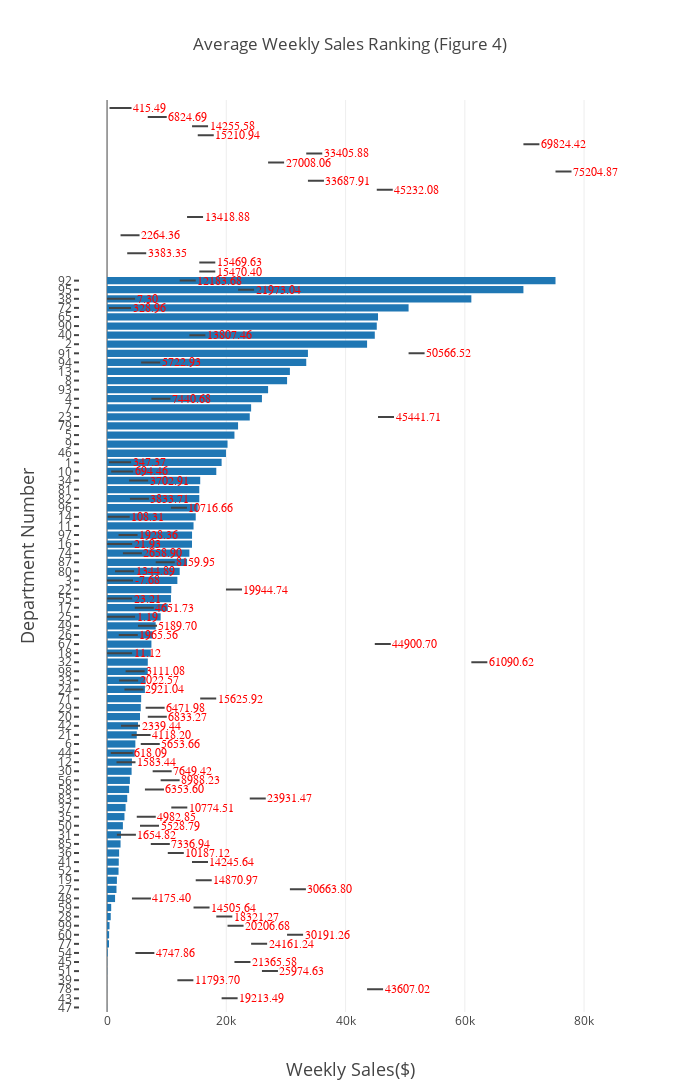

Notebook source saved alongside this figure:
### Markdown cell above
### BarPlot - Sales vs Department

The figure 4 below shows the ranking of Department in terms of Weekly Sales. The highest weekly sales which is about $75000 is generated by Dept 92; The lowest weekly which is -#7.68 is generated by store 47. This plot could demonstrate the sales deficiency between stores.

### Code cell
sales_dept = []
dept_lst=[]
lst=[]
for dept in list(set(train.Dept)):
    lst.append(tuple((dept,round(train.Weekly_Sales[train.Dept == dept].sum()/len(train.Weekly_Sales[train.Dept == dept]),2))))

df = pd.DataFrame(lst).sort_values(by=[1], ascending=True)
dept_lst = list(df.iloc[:,0])
sales_dept = list(df.iloc[:,1])
    
trace3 = []
trace3 = go.Bar(
    x = list(df.iloc[:,1]),
    y = list(map(str,list(df.iloc[:,0]))),
    orientation="h"
    #name = "Working day"
)

data = [trace3]
layout = go.Layout(
    #barmode='group',
    width=700,
    height=1200, 
    #showlegend=True
    title = 'Average Weekly Sales Ranking (Figure 4)',
    yaxis =dict(title = "Department Number", 
                #exponentformat='e',
                #showexponent='all',
                titlefont=dict(size=18),
                tick0=5,
                ticks="outside", 
                dtick=1, 
                tickwidth=2, 
                showgrid=False,
                type='category'),
    xaxis = dict(title="Weekly Sales($)",
                 titlefont=dict(size=18),
                 zeroline=True, 
                 #range=[2,5], 
                 showgrid=True)
)

annotations=[]
for i in range(len(dept_lst)):
    annotations.append(dict(x=sales_dept[i], 
                            y=dept_lst[i],
                            text="%0.2f"%(sales_dept[i]),
                            font=dict(family='Arial', 
                                      size=12,
                                      color='red'),
                            showarrow=True,
                            align = "center",
                            ax=40,
                            ay=0,
                            arrowhead=0))
    layout['annotations'] = annotations


fig = go.Figure(data=data, layout=layout)
iplot(fig, show_link=True)

### Figure 1 — Plotly figure (JSON) as saved in the notebook; plotly's stock layout.template omitted (floating-point values rounded to 4 significant figures)
{"data": [{"orientation": "h", "type": "bar", "uid": "a9f35de4-d83f-11e8-8f3d-a820660c6deb", "x": [-7.68, 1.19, 7.3, 11.12, 21.93, 23.21, 108.3, 329.0, 347.4, 415.5, 618.1, 694.5, 1345.0, 1583.0, 1655.0, 1928.0, 1966.0, 2023.0, 2264.0, 2339.0, 2659.0, 2921.0, 3111.0, 3383.0, 3703.0, 3834.0, 4118.0, 4175.0, 4652.0, 4748.0, 4983.0, 5190.0, 5529.0, 5654.0, 5723.0, 6354.0, 6472.0, 6825.0, 6833.0, 7337.0, 7441.0, 7649.0, 8160.0, 8988.0, 10190.0, 10720.0, 10770.0, 11790.0, 12180.0, 13420.0, 13810.0, 14250.0, 14260.0, 14510.0, 14870.0, 15210.0, 15470.0, 15470.0, 15630.0, 18320.0, 19210.0, 19940.0, 20210.0, 21370.0, 21970.0, 23930.0, 24160.0, 25970.0, 27010.0, 30190.0, 30660.0, 33410.0, 33690.0, 43610.0, 44900.0, 45230.0, 45440.0, 50570.0, 61090.0, 69820.0, 75200.0], "y": ["47", "43", "78", "39", "51", "45", "54", "77", "60", "99", "28", "59", "48", "27", "19", "52", "41", "36", "85", "31", "50", "35", "37", "83", "58", "56", "30", "12", "44", "6", "21", "42", "20", "29", "71", "24", "33", "98", "32", "18", "67", "26", "49", "25", "17", "55", "22", "3", "80", "87", "74", "16", "97", "11", "14", "96", "82", "81", "34", "10", "1", "46", "9", "5", "79", "23", "7", "4", "93", "8", "13", "94", "91", "2", "40", "90", "65", "72", "38", "95", "92"]}], "layout": {"annotations": [{"align": "center", "arrowhead": 0, "ax": 40, "ay": 0, "font": {"color": "red", "family": "Arial", "size": 12}, "showarrow": true, "text": "-7.68", "x": -7.68, "y": 47}, {"align": "center", "arrowhead": 0, "ax": 40, "ay": 0, "font": {"color": "red", "family": "Arial", "size": 12}, "showarrow": true, "text": "1.19", "x": 1.19, "y": 43}, {"align": "center", "arrowhead": 0, "ax": 40, "ay": 0, "font": {"color": "red", "family": "Arial", "size": 12}, "showarrow": true, "text": "7.30", "x": 7.3, "y": 78}, {"align": "center", "arrowhead": 0, "ax": 40, "ay": 0, "font": {"color": "red", "family": "Arial", "size": 12}, "showarrow": true, "text": "11.12", "x": 11.12, "y": 39}, {"align": "center", "arrowhead": 0, "ax": 40, "ay": 0, "font": {"color": "red", "family": "Arial", "size": 12}, "showarrow": true, "text": "21.93", "x": 21.93, "y": 51}, {"align": "center", "arrowhead": 0, "ax": 40, "ay": 0, "font": {"color": "red", "family": "Arial", "size": 12}, "showarrow": true, "text": "23.21", "x": 23.21, "y": 45}, {"align": "center", "arrowhead": 0, "ax": 40, "ay": 0, "font": {"color": "red", "family": "Arial", "size": 12}, "showarrow": true, "text": "108.31", "x": 108.3, "y": 54}, {"align": "center", "arrowhead": 0, "ax": 40, "ay": 0, "font": {"color": "red", "family": "Arial", "size": 12}, "showarrow": true, "text": "328.96", "x": 329.0, "y": 77}, {"align": "center", "arrowhead": 0, "ax": 40, "ay": 0, "font": {"color": "red", "family": "Arial", "size": 12}, "showarrow": true, "text": "347.37", "x": 347.4, "y": 60}, {"align": "center", "arrowhead": 0, "ax": 40, "ay": 0, "font": {"color": "red", "family": "Arial", "size": 12}, "showarrow": true, "text": "415.49", "x": 415.5, "y": 99}, {"align": "center", "arrowhead": 0, "ax": 40, "ay": 0, "font": {"color": "red", "family": "Arial", "size": 12}, "showarrow": true, "text": "618.09", "x": 618.1, "y": 28}, {"align": "center", "arrowhead": 0, "ax": 40, "ay": 0, "font": {"color": "red", "family": "Arial", "size": 12}, "showarrow": true, "text": "694.46", "x": 694.5, "y": 59}, {"align": "center", "arrowhead": 0, "ax": 40, "ay": 0, "font": {"color": "red", "family": "Arial", "size": 12}, "showarrow": true, "text": "1344.89", "x": 1345.0, "y": 48}, {"align": "center", "arrowhead": 0, "ax": 40, "ay": 0, "font": {"color": "red", "family": "Arial", "size": 12}, "showarrow": true, "text": "1583.44", "x": 1583.0, "y": 27}, {"align": "center", "arrowhead": 0, "ax": 40, "ay": 0, "font": {"color": "red", "family": "Arial", "size": 12}, "showarrow": true, "text": "1654.82", "x": 1655.0, "y": 19}, {"align": "center", "arrowhead": 0, "ax": 40, "ay": 0, "font": {"color": "red", "family": "Arial", "size": 12}, "showarrow": true, "text": "1928.36", "x": 1928.0, "y": 52}, {"align": "center", "arrowhead": 0, "ax": 40, "ay": 0, "font": {"color": "red", "family": "Arial", "size": 12}, "showarrow": true, "text": "1965.56", "x": 1966.0, "y": 41}, {"align": "center", "arrowhead": 0, "ax": 40, "ay": 0, "font": {"color": "red", "family": "Arial", "size": 12}, "showarrow": true, "text": "2022.57", "x": 2023.0, "y": 36}, {"align": "center", "arrowhead": 0, "ax": 40, "ay": 0, "font": {"color": "red", "family": "Arial", "size": 12}, "showarrow": true, "text": "2264.36", "x": 2264.0, "y": 85}, {"align": "center", "arrowhead": 0, "ax": 40, "ay": 0, "font": {"color": "red", "family": "Arial", "size": 12}, "showarrow": true, "text": "2339.44", "x": 2339.0, "y": 31}, {"align": "center", "arrowhead": 0, "ax": 40, "ay": 0, "font": {"color": "red", "family": "Arial", "size": 12}, "showarrow": true, "text": "2658.90", "x": 2659.0, "y": 50}, {"align": "center", "arrowhead": 0, "ax": 40, "ay": 0, "font": {"color": "red", "family": "Arial", "size": 12}, "showarrow": true, "text": "2921.04", "x": 2921.0, "y": 35}, {"align": "center", "arrowhead": 0, "ax": 40, "ay": 0, "font": {"color": "red", "family": "Arial", "size": 12}, "showarrow": true, "text": "3111.08", "x": 3111.0, "y": 37}, {"align": "center", "arrowhead": 0, "ax": 40, "ay": 0, "font": {"color": "red", "family": "Arial", "size": 12}, "showarrow": true, "text": "3383.35", "x": 3383.0, "y": 83}, {"align": "center", "arrowhead": 0, "ax": 40, "ay": 0, "font": {"color": "red", "family": "Arial", "size": 12}, "showarrow": true, "text": "3702.91", "x": 3703.0, "y": 58}, {"align": "center", "arrowhead": 0, "ax": 40, "ay": 0, "font": {"color": "red", "family": "Arial", "size": 12}, "showarrow": true, "text": "3833.71", "x": 3834.0, "y": 56}, {"align": "center", "arrowhead": 0, "ax": 40, "ay": 0, "font": {"color": "red", "family": "Arial", "size": 12}, "showarrow": true, "text": "4118.20", "x": 4118.0, "y": 30}, {"align": "center", "arrowhead": 0, "ax": 40, "ay": 0, "font": {"color": "red", "family": "Arial", "size": 12}, "showarrow": true, "text": "4175.40", "x": 4175.0, "y": 12}, {"align": "center", "arrowhead": 0, "ax": 40, "ay": 0, "font": {"color": "red", "family": "Arial", "size": 12}, "showarrow": true, "text": "4651.73", "x": 4652.0, "y": 44}, {"align": "center", "arrowhead": 0, "ax": 40, "ay": 0, "font": {"color": "red", "family": "Arial", "size": 12}, "showarrow": true, "text": "4747.86", "x": 4748.0, "y": 6}, {"align": "center", "arrowhead": 0, "ax": 40, "ay": 0, "font": {"color": "red", "family": "Arial", "size": 12}, "showarrow": true, "text": "4982.85", "x": 4983.0, "y": 21}, {"align": "center", "arrowhead": 0, "ax": 40, "ay": 0, "font": {"color": "red", "family": "Arial", "size": 12}, "showarrow": true, "text": "5189.70", "x": 5190.0, "y": 42}, {"align": "center", "arrowhead": 0, "ax": 40, "ay": 0, "font": {"color": "red", "family": "Arial", "size": 12}, "showarrow": true, "text": "5528.79", "x": 5529.0, "y": 20}, {"align": "center", "arrowhead": 0, "ax": 40, "ay": 0, "font": {"color": "red", "family": "Arial", "size": 12}, "showarrow": true, "text": "5653.66", "x": 5654.0, "y": 29}, {"align": "center", "arrowhead": 0, "ax": 40, "ay": 0, "font": {"color": "red", "family": "Arial", "size": 12}, "showarrow": true, "text": "5722.93", "x": 5723.0, "y": 71}, {"align": "center", "arrowhead": 0, "ax": 40, "ay": 0, "font": {"color": "red", "family": "Arial", "size": 12}, "showarrow": true, "text": "6353.60", "x": 6354.0, "y": 24}, {"align": "center", "arrowhead": 0, "ax": 40, "ay": 0, "font": {"color": "red", "family": "Arial", "size": 12}, "showarrow": true, "text": "6471.98", "x": 6472.0, "y": 33}, {"align": "center", "arrowhead": 0, "ax": 40, "ay": 0, "font": {"color": "red", "family": "Arial", "size": 12}, "showarrow": true, "text": "6824.69", "x": 6825.0, "y": 98}, {"align": "center", "arrowhead": 0, "ax": 40, "ay": 0, "font": {"color": "red", "family": "Arial", "size": 12}, "showarrow": true, "text": "6833.27", "x": 6833.0, "y": 32}, {"align": "center", "arrowhead": 0, "ax": 40, "ay": 0, "font": {"color": "red", "family": "Arial", "size": 12}, "showarrow": true, "text": "7336.94", "x": 7337.0, "y": 18}, {"align": "center", "arrowhead": 0, "ax": 40, "ay": 0, "font": {"color": "red", "family": "Arial", "size": 12}, "showarrow": true, "text": "7440.68", "x": 7441.0, "y": 67}, {"align": "center", "arrowhead": 0, "ax": 40, "ay": 0, "font": {"color": "red", "family": "Arial", "size": 12}, "showarrow": true, "text": "7649.42", "x": 7649.0, "y": 26}, {"align": "center", "arrowhead": 0, "ax": 40, "ay": 0, "font": {"color": "red", "family": "Arial", "size": 12}, "showarrow": true, "text": "8159.95", "x": 8160.0, "y": 49}, {"align": "center", "arrowhead": 0, "ax": 40, "ay": 0, "font": {"color": "red", "family": "Arial", "size": 12}, "showarrow": true, "text": "8988.23", "x": 8988.0, "y": 25}, {"align": "center", "arrowhead": 0, "ax": 40, "ay": 0, "font": {"color": "red", "family": "Arial", "size": 12}, "showarrow": true, "text": "10187.12", "x": 10190.0, "y": 17}, {"align": "center", "arrowhead": 0, "ax": 40, "ay": 0, "font": {"color": "red", "family": "Arial", "size": 12}, "showarrow": true, "text": "10716.66", "x": 10720.0, "y": 55}, {"align": "center", "arrowhead": 0, "ax": 40, "ay": 0, "font": {"color": "red", "family": "Arial", "size": 12}, "showarrow": true, "text": "10774.51", "x": 10770.0, "y": 22}, {"align": "center", "arrowhead": 0, "ax": 40, "ay": 0, "font": {"color": "red", "family": "Arial", "size": 12}, "showarrow": true, "text": "11793.70", "x": 11790.0, "y": 3}, {"align": "center", "arrowhead": 0, "ax": 40, "ay": 0, "font": {"color": "red", "family": "Arial", "size": 12}, "showarrow": true, "text": "12183.68", "x": 12180.0, "y": 80}, {"align": "center", "arrowhead": 0, "ax": 40, "ay": 0, "font": {"color": "red", "family": "Arial", "size": 12}, "showarrow": true, "text": "13418.88", "x": 13420.0, "y": 87}, {"align": "center", "arrowhead": 0, "ax": 40, "ay": 0, "font": {"color": "red", "family": "Arial", "size": 12}, "showarrow": true, "text": "13807.46", "x": 13810.0, "y": 74}, {"align": "center", "arrowhead": 0, "ax": 40, "ay": 0, "font": {"color": "red", "family": "Arial", "size": 12}, "showarrow": true, "text": "14245.64", "x": 14250.0, "y": 16}, {"align": "center", "arrowhead": 0, "ax": 40, "ay": 0, "font": {"color": "red", "family": "Arial", "size": 12}, "showarrow": true, "text": "14255.58", "x": 14260.0, "y": 97}, {"align": "center", "arrowhead": 0, "ax": 40, "ay": 0, "font": {"color": "red", "family": "Arial", "size": 12}, "showarrow": true, "text": "14505.64", "x": 14510.0, "y": 11}, {"align": "center", "arrowhead": 0, "ax": 40, "ay": 0, "font": {"color": "red", "family": "Arial", "size": 12}, "showarrow": true, "text": "14870.97", "x": 14870.0, "y": 14}, {"align": "center", "arrowhead": 0, "ax": 40, "ay": 0, "font": {"color": "red", "family": "Arial", "size": 12}, "showarrow": true, "text": "15210.94", "x": 15210.0, "y": 96}, {"align": "center", "arrowhead": 0, "ax": 40, "ay": 0, "font": {"color": "red", "family": "Arial", "size": 12}, "showarrow": true, "text": "15469.63", "x": 15470.0, "y": 82}, {"align": "center", "arrowhead": 0, "ax": 40, "ay": 0, "font": {"color": "red", "family": "Arial", "size": 12}, "showarrow": true, "text": "15470.40", "x": 15470.0, "y": 81}, {"align": "center", "arrowhead": 0, "ax": 40, "ay": 0, "font": {"color": "red", "family": "Arial", "size": 12}, "showarrow": true, "text": "15625.92", "x": 15630.0, "y": 34}, {"align": "center", "arrowhead": 0, "ax": 40, "ay": 0, "font": {"color": "red", "family": "Arial", "size": 12}, "showarrow": true, "text": "18321.27", "x": 18320.0, "y": 10}, {"align": "center", "arrowhead": 0, "ax": 40, "ay": 0, "font": {"color": "red", "family": "Arial", "size": 12}, "showarrow": true, "text": "19213.49", "x": 19210.0, "y": 1}, {"align": "center", "arrowhead": 0, "ax": 40, "ay": 0, "font": {"color": "red", "family": "Arial", "size": 12}, "showarrow": true, "text": "19944.74", "x": 19940.0, "y": 46}, {"align": "center", "arrowhead": 0, "ax": 40, "ay": 0, "font": {"color": "red", "family": "Arial", "size": 12}, "showarrow": true, "text": "20206.68", "x": 20210.0, "y": 9}, {"align": "center", "arrowhead": 0, "ax": 40, "ay": 0, "font": {"color": "red", "family": "Arial", "size": 12}, "showarrow": true, "text": "21365.58", "x": 21370.0, "y": 5}, {"align": "center", "arrowhead": 0, "ax": 40, "ay": 0, "font": {"color": "red", "family": "Arial", "size": 12}, "showarrow": true, "text": "21973.04", "x": 21970.0, "y": 79}, {"align": "center", "arrowhead": 0, "ax": 40, "ay": 0, "font": {"color": "red", "family": "Arial", "size": 12}, "showarrow": true, "text": "23931.47", "x": 23930.0, "y": 23}, {"align": "center", "arrowhead": 0, "ax": 40, "ay": 0, "font": {"color": "red", "family": "Arial", "size": 12}, "showarrow": true, "text": "24161.24", "x": 24160.0, "y": 7}, {"align": "center", "arrowhead": 0, "ax": 40, "ay": 0, "font": {"color": "red", "family": "Arial", "size": 12}, "showarrow": true, "text": "25974.63", "x": 25970.0, "y": 4}, {"align": "center", "arrowhead": 0, "ax": 40, "ay": 0, "font": {"color": "red", "family": "Arial", "size": 12}, "showarrow": true, "text": "27008.06", "x": 27010.0, "y": 93}, {"align": "center", "arrowhead": 0, "ax": 40, "ay": 0, "font": {"color": "red", "family": "Arial", "size": 12}, "showarrow": true, "text": "30191.26", "x": 30190.0, "y": 8}, {"align": "center", "arrowhead": 0, "ax": 40, "ay": 0, "font": {"color": "red", "family": "Arial", "size": 12}, "showarrow": true, "text": "30663.80", "x": 30660.0, "y": 13}, {"align": "center", "arrowhead": 0, "ax": 40, "ay": 0, "font": {"color": "red", "family": "Arial", "size": 12}, "showarrow": true, "text": "33405.88", "x": 33410.0, "y": 94}, {"align": "center", "arrowhead": 0, "ax": 40, "ay": 0, "font": {"color": "red", "family": "Arial", "size": 12}, "showarrow": true, "text": "33687.91", "x": 33690.0, "y": 91}, {"align": "center", "arrowhead": 0, "ax": 40, "ay": 0, "font": {"color": "red", "family": "Arial", "size": 12}, "showarrow": true, "text": "43607.02", "x": 43610.0, "y": 2}, {"align": "center", "arrowhead": 0, "ax": 40, "ay": 0, "font": {"color": "red", "family": "Arial", "size": 12}, "showarrow": true, "text": "44900.70", "x": 44900.0, "y": 40}, {"align": "center", "arrowhead": 0, "ax": 40, "ay": 0, "font": {"color": "red", "family": "Arial", "size": 12}, "showarrow": true, "text": "45232.08", "x": 45230.0, "y": 90}, {"align": "center", "arrowhead": 0, "ax": 40, "ay": 0, "font": {"color": "red", "family": "Arial", "size": 12}, "showarrow": true, "text": "45441.71", "x": 45440.0, "y": 65}, {"align": "center", "arrowhead": 0, "ax": 40, "ay": 0, "font": {"color": "red", "family": "Arial", "size": 12}, "showarrow": true, "text": "50566.52", "x": 50570.0, "y": 72}, {"align": "center", "arrowhead": 0, "ax": 40, "ay": 0, "font": {"color": "red", "family": "Arial", "size": 12}, "showarrow": true, "text": "61090.62", "x": 61090.0, "y": 38}, {"align": "center", "arrowhead": 0, "ax": 40, "ay": 0, "font": {"color": "red", "family": "Arial", "size": 12}, "showarrow": true, "text": "69824.42", "x": 69820.0, "y": 95}, {"align": "center", "arrowhead": 0, "ax": 40, "ay": 0, "font": {"color": "red", "family": "Arial", "size": 12}, "showarrow": true, "text": "75204.87", "x": 75200.0, "y": 92}], "height": 1200, "title": "Average Weekly Sales Ranking (Figure 4)", "width": 700, "xaxis": {"showgrid": true, "title": "Weekly Sales($)", "titlefont": {"size": 18}, "zeroline": true}, "yaxis": {"dtick": 1, "showgrid": false, "tick0": 5, "ticks": "outside", "tickwidth": 2, "title": "Department Number", "titlefont": {"size": 18}, "type": "category"}}}
